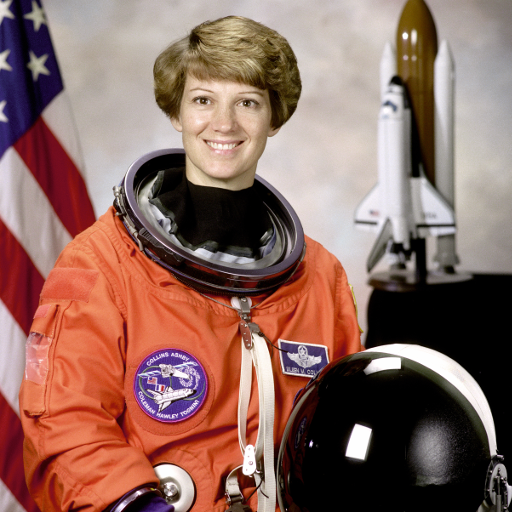
#> input picture skimage.data.astronaut(), 512 x 512 px
$ python dl_04_image_restoration.py
#> lines starting #> are read from the running program, lines starting #| are printed output that depends on the picture
"""Figures for DL 04 - Deep Image Restoration: Low-Level Vision.

Run:  .venv/bin/python scripts/figures/dl_04_image_restoration.py
Writes PNGs to src/assets/deep-learning/dl-04-image-restoration/ only.
All inputs come from skimage.data or synthetic arrays; nothing is downloaded.
The tiny denoiser is trained from scratch on CPU (about a minute or less).
"""
from pathlib import Path
import time

import matplotlib

matplotlib.use("Agg")
import cv2  # noqa: E402
import matplotlib.pyplot as plt  # noqa: E402
import numpy as np  # noqa: E402
import torch  # noqa: E402
import torch.nn as nn  # noqa: E402
from matplotlib.patches import FancyArrowPatch, FancyBboxPatch  # noqa: E402
from PIL import Image  # noqa: E402
from scipy import ndimage as ndi  # noqa: E402
from skimage import data, img_as_float32, transform  # noqa: E402
from skimage.color import rgb2gray  # noqa: E402
from skimage.metrics import peak_signal_noise_ratio as psnr  # noqa: E402
from skimage.metrics import structural_similarity as ssim  # noqa: E402

OUT = Path(__file__).resolve().parents[2] / "src" / "assets" / "deep-learning" / "dl-04-image-restoration"
OUT.mkdir(parents=True, exist_ok=True)
plt.rcParams.update({"font.size": 10, "figure.facecolor": "white", "savefig.facecolor": "white"})
rng = np.random.default_rng(4)
torch.manual_seed(0)
#> (this line was passed over: torch is not available in this run)
torch.set_num_threads(2)
#> (this line was passed over: torch is not available in this run)


def save(fig, name):
    path = OUT / name
    fig.savefig(path, dpi=150, bbox_inches="tight")
    plt.close(fig)
    im = Image.open(path).convert("RGB")
    im = im.quantize(colors=256, method=Image.Quantize.MEDIANCUT)
    im.save(path, optimize=True)
    print(f"wrote {path.name} ({path.stat().st_size / 1024:.0f} KB)")


# [7 lines left out: function save_array, not called in this run]


# ------------------------------------------------------------ 1. degradation gallery
def jpeg(img, q):
    u8 = (np.clip(img, 0, 1) * 255).round().astype(np.uint8)
    ok, buf = cv2.imencode(".jpg", u8[..., ::-1], [cv2.IMWRITE_JPEG_QUALITY, q])
    return cv2.imdecode(buf, cv2.IMREAD_COLOR)[..., ::-1].astype(np.float32) / 255


def gallery():
    x = img_as_float32(data.astronaut())[20:276, 140:396]  # 256x256 RGB crop
    H, W, _ = x.shape
#> H = 256; W = 256
    blur = np.stack([ndi.gaussian_filter(x[..., c], 2.5) for c in range(3)], -1)
    noisy = np.clip(x + rng.normal(0, 0.08, x.shape), 0, 1)
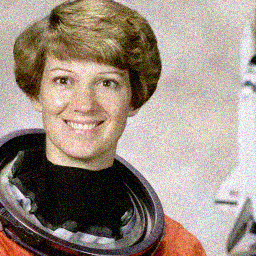
#> noisy: shape (256, 256, 3) float64; mean R, G, B 0.616, 0.556, 0.514
    # haze: depth increases toward the top, t = exp(-beta d)
    d = np.linspace(1.0, 0.2, H)[:, None] * np.ones((1, W))
    t = np.exp(-1.6 * d)[..., None]
    A = 0.9
    hazy = x * t + A * (1 - t)
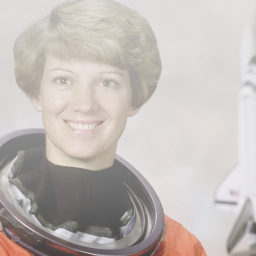
#> hazy: shape (256, 256, 3) float64; mean R, G, B 0.769, 0.744, 0.73
    # rain: sparse impulses smeared along a slanted line
    seeds = (rng.random((H, W)) > 0.985).astype(np.float32)
    k = np.zeros((15, 15), np.float32)
    for i in range(15):
        k[i, int(round(4 + i * 0.45))] = 1
    streaks = np.clip(ndi.convolve(seeds, k / 4.0), 0, 1)
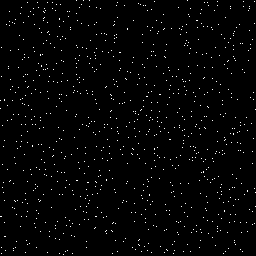
#> seeds: shape (256, 256) float32; values 0 (black) and 1 (white), 1.5% white in thin lines or dots
    rain = np.clip(x + 0.7 * streaks[..., None], 0, 1)
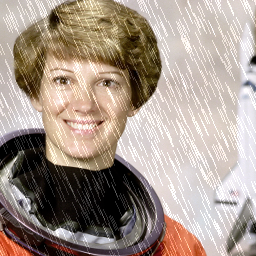
#> rain: shape (256, 256, 3) float32; mean R, G, B 0.648, 0.59, 0.547
    # low light: S = R * L with a dim, smooth illumination, plus sensor noise
    L = 0.12 + 0.08 * np.linspace(0, 1, W)[None, :] * np.ones((H, 1))
    dark = np.clip(x * L[..., None] + rng.normal(0, 0.01, x.shape), 0, 1)
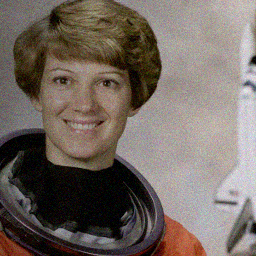
#> dark: shape (256, 256, 3) float64; mean R, G, B 0.101, 0.0921, 0.0857; drawn with min black and max white
    # SR: blur + x4 downsample, shown with nearest upsampling
    lr = transform.resize(blur, (H // 4, W // 4), anti_aliasing=False)
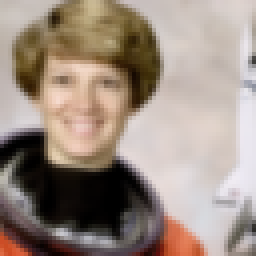
#> lr: shape (64, 64, 3) float32 (shown 4 times larger); mean R, G, B 0.614, 0.553, 0.51
    lr_up = np.kron(lr, np.ones((4, 4, 1)))
    jp = jpeg(x, 8)
#> in jpeg, `ok, buf = cv2.imencode(".jpg", u8[..., ::-1], [cv2.IMWRITE_JPEG_QUALIT..`: buf = 3069 values, max 255 at index 0, min 0 at index 4, mean 109.7
#> in jpeg, `return cv2.imdecode(buf, cv2.IMREAD_COLOR)[..., ::-1].astype(np.float3..`:
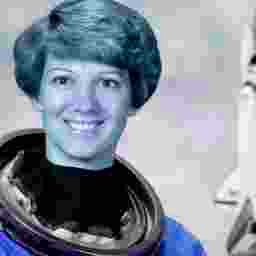
#> returned value: shape (256, 256, 3) float32; mean of channels 0, 1, 2 0.603, 0.558, 0.523; drawn as B, G, R
    panels = [
        (x, "Clean  x"),
        (blur, "Blur  h * x"),
        (noisy, "Noise  x + n"),
        (lr_up, "Downsample  (h * x)↓4"),
        (hazy, "Haze  J t + A(1 - t)"),
        (rain, "Rain  B + R"),
        (dark, "Low light  R · L"),
        (jp, "JPEG, quality 8"),
    ]
    fig, axes = plt.subplots(2, 4, figsize=(10, 5.4))
    for ax, (img, title) in zip(axes.ravel(), panels):
        ax.imshow(np.clip(img, 0, 1))
        ax.set_title(title, fontsize=10)
        ax.axis("off")
#> this loop made 8 passes
#> title on passes 1 to 8: 'Clean  x', 'Blur  h * x', 'Noise  x + n', 'Downsample  (h * x)↓4', 'Haze  J t + A(1 - t)', 'Rain  B + R', 'Low light  R · L', 'JPEG, quality 8'
    fig.tight_layout()
    save(fig, "degradation-gallery.png")


# ------------------------------------------------------------ helpers for diagrams
# [4 lines left out: function box, not called in this run]


def arrow(ax, p, q, color="#333333", style="-|>"):
    ax.add_patch(FancyArrowPatch(p, q, arrowstyle=style, mutation_scale=12, color=color, lw=1.2))


# ------------------------------------------------------------ 2. taxonomy
# [125 lines left out: functions taxonomy, timeline, perception_distortion, all_in_one, not called in this run]


# ------------------------------------------------------------ 6. tiny denoiser + ImageCompare pair
class TinyDnCNN(nn.Module):
    # [7 lines left out: function __init__, not called in this run]

    def forward(self, y):
        return y - self.body(y)


# [54 lines left out: function denoiser, not called in this run]


if __name__ == "__main__":
#> (the run stopped early here; a loop or call above may not have finished)
